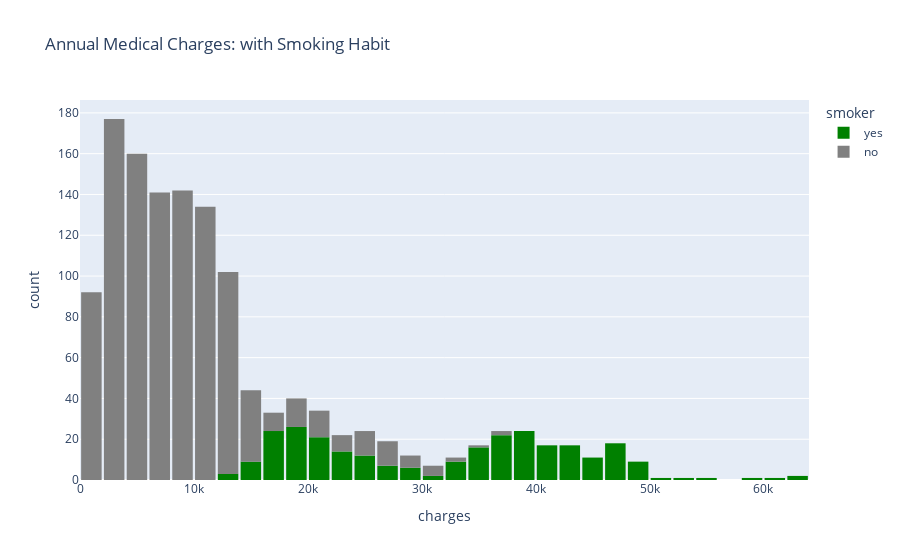

This figure's notebook cell:
### Markdown cell above
### Charges According to Smoking Habit

Let's visualize the distribution of "charges" i.e. the annual medical charges for customers. This is the column we're trying to predict.

Let's also use the categorical column "smoker" to distinguish the charges for smokers and non-smokers.

### Code cell
fig = px.histogram(acme_data, 
                   x='charges', 
                   color='smoker', 
                   color_discrete_sequence=['green', 'grey'], 
                   title='Annual Medical Charges: with Smoking Habit')

fig.update_layout(bargap=0.1)
fig.show()

### Figure 1 — Plotly figure (JSON) as saved in the notebook; plotly's stock layout.template omitted (floating-point values rounded to 4 significant figures; data arrays with more than 128 entries replaced by an {"elided": "..."} marker saying what was removed)
{"data": [{"alignmentgroup": "True", "bingroup": "x", "hovertemplate": "smoker=yes<br>charges=%{x}<br>count=%{y}<extra></extra>", "legendgroup": "yes", "marker": {"color": "green", "pattern": {"shape": ""}}, "name": "yes", "offsetgroup": "yes", "orientation": "v", "showlegend": true, "type": "histogram", "x": {"elided": "274 float values"}, "xaxis": "x", "yaxis": "y"}, {"alignmentgroup": "True", "bingroup": "x", "hovertemplate": "smoker=no<br>charges=%{x}<br>count=%{y}<extra></extra>", "legendgroup": "no", "marker": {"color": "grey", "pattern": {"shape": ""}}, "name": "no", "offsetgroup": "no", "orientation": "v", "showlegend": true, "type": "histogram", "x": {"elided": "1064 float values"}, "xaxis": "x", "yaxis": "y"}], "layout": {"bargap": 0.1, "barmode": "relative", "legend": {"title": {"text": "smoker"}, "tracegroupgap": 0}, "title": {"text": "Annual Medical Charges: with Smoking Habit"}, "xaxis": {"anchor": "y", "domain": [0, 1], "title": {"text": "charges"}}, "yaxis": {"anchor": "x", "domain": [0, 1], "title": {"text": "count"}}}}
